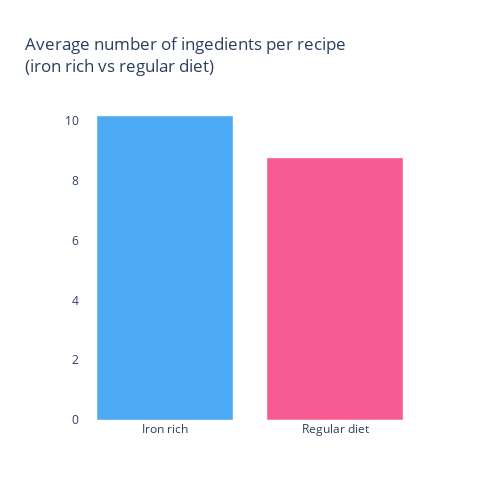

The cell this chart's notebook holds for it:
### Code cell
initial_time = time.time()
_keys_diets = ["Iron rich", "Regular diet"]
_hovers = []

_hovers.append("Iron rich diet has " + str(round(mean_ironRich, 2)) + " ingredients in average per diet.")
_hovers.append("Regular diet has " + str(round(mean_general, 2)) + " ingredients in average per diet.")

_hovers.append("Total number of recipes: " + str(total))
fig = go.Figure(data=[go.Bar(x=_keys_diets,
                             y=_data,
                             hovertext=_hovers,
                             hoverinfo="text",
                             marker_color=["#2196f3", "#f73378"]
                            )])
# Customize aspect
fig.update_traces(opacity=0.8)
fig.update_layout(
    title_text='Average number of ingedients per recipe <br>(iron rich vs regular diet)',
    width=500,
    height=500,
    plot_bgcolor='white'
)
print("(Time:", round(time.time() - initial_time, 2), "seconds)")
fig.show()

### Figure 1 — Plotly figure (JSON) as saved in the notebook; plotly's stock layout.template omitted (floating-point values rounded to 4 significant figures)
{"data": [{"hoverinfo": "text", "hovertext": ["Iron rich diet has 10.17 ingredients in average per diet.", "Regular diet has 8.77 ingredients in average per diet.", "Total number of recipes: 779088"], "marker": {"color": ["#2196f3", "#f73378"]}, "opacity": 0.8, "type": "bar", "x": ["Iron rich", "Regular diet"], "y": [10.17, 8.769]}], "layout": {"height": 500, "plot_bgcolor": "white", "title": {"text": "Average number of ingedients per recipe <br>(iron rich vs regular diet)"}, "width": 500, "xaxis": {"autorange": true, "range": [-0.5, 1.5], "type": "category"}, "yaxis": {"autorange": true, "range": [0, 10.71], "type": "linear"}}}
